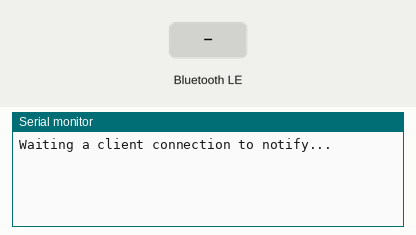
Simulated run of this sketch. Board: ESP32. Shown: the last lines printed to the serial monitor. The inputs (shaded band) are chosen by the test bench. Nothing arrives over Bluetooth unless stated; a phone connects over Bluetooth LE 3 s after start.

Above: at 1.2 s.
1.3 s: Bluetooth LE write "AADD" received
At 2.3 s:
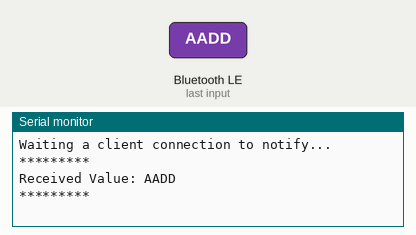
2.8 s: Bluetooth LE write "1" received
At 3.5 s:
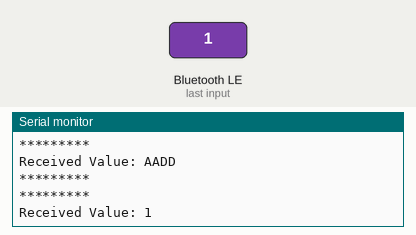

The sketch:

bluetooth_esp.ino
```cpp
/*
    Video: https://www.youtube.com/watch?v=oCMOYS71NIU
    Based on Neil Kolban example for IDF: https://github.com/nkolban/esp32-snippets/blob/master/cpp_utils/tests/BLE%20Tests/SampleNotify.cpp
    Ported to Arduino ESP32 by Evandro Copercini

   Create a BLE server that, once we receive a connection, will send periodic notifications.
   The service advertises itself as: 6E400001-B5A3-F393-E0A9-E50E24DCCA9E
   Has a characteristic of: 6E400002-B5A3-F393-E0A9-E50E24DCCA9E - used for receiving data with "WRITE"
   Has a characteristic of: 6E400003-B5A3-F393-E0A9-E50E24DCCA9E - used to send data with  "NOTIFY"

   The design of creating the BLE server is:
   1. Create a BLE Server
   2. Create a BLE Service
   3. Create a BLE Characteristic on the Service
   4. Create a BLE Descriptor on the characteristic
   5. Start the service.
   6. Start advertising.

   In this example rxValue is the data received (only accessible inside that function).
  And txValue is the data to be sent, in this example just a byte incremented every second.
*/

#include <BLEDevice.h>
#include <BLEServer.h>
#include <BLEUtils.h>
#include <BLE2902.h>

BLEServer *pServer = NULL;
BLECharacteristic * pTxCharacteristic;
bool deviceConnected = false;
bool oldDeviceConnected = false;
String txValue="Lock";
// See the following for generating UUIDs:
// https://www.uuidgenerator.net/
#define SERVICE_UUID           "6E400001-B5A3-F393-E0A9-E50E24DCCA9E" // UART service UUID
#define CHARACTERISTIC_UUID_RX "6E400002-B5A3-F393-E0A9-E50E24DCCA9E"
#define CHARACTERISTIC_UUID_TX "6E400003-B5A3-F393-E0A9-E50E24DCCA9E"
class MyServerCallbacks: public BLEServerCallbacks
{
    void onConnect(BLEServer* pServer)
    {
      deviceConnected = true;
    };
   void onDisconnect(BLEServer* pServer)
   {
      deviceConnected = false;
   }
};
class MyCallbacks: public BLECharacteristicCallbacks
{
    void onWrite(BLECharacteristic *pCharacteristic)
    {
      std::string rxValue = pCharacteristic->getValue();
      std::string sub;
      if (rxValue.length() > 0)
      {
        Serial.println("*********");
        Serial.print("Received Value: ");
        for (int i = 0; i < rxValue.length(); i++)
        {
          Serial.print(rxValue[i]);
        }
        sub = rxValue.substr(0,4);
        if(sub == "AADD")
        {
          if((rxValue[rxValue.length()-2]=='1') && (rxValue[rxValue.length()-3] == '0'))
          {
            txValue = "Lock";
          }
          else if((rxValue[rxValue.length()-2]=='0') && (rxValue[rxValue.length()-3] == '0'))
          {
            txValue = "UnLock";

          }
          Serial.println();
          Serial.println("*********");
        }
     }
    }
};
void setup()
{
 Serial.begin(115200);
 // Create the BLE Device
 BLEDevice::init("UART Service");
// Create the BLE Server
 pServer = BLEDevice::createServer();
 pServer->setCallbacks(new MyServerCallbacks());
 // Create the BLE Service
 BLEService *pService = pServer->createService(SERVICE_UUID);
 // Create a BLE Characteristic
 pTxCharacteristic = pService->createCharacteristic( CHARACTERISTIC_UUID_TX,BLECharacteristic::PROPERTY_NOTIFY);
 pTxCharacteristic->addDescriptor(new BLE2902());
 BLECharacteristic * pRxCharacteristic = pService->createCharacteristic(CHARACTERISTIC_UUID_RX,BLECharacteristic::PROPERTY_WRITE);
 pRxCharacteristic->setCallbacks(new MyCallbacks());
 // Start the service
 pService->start();
// Start advertising
 pServer->getAdvertising()->start();
 Serial.println("Waiting a client connection to notify...");
}
void loop()
{
   if (deviceConnected)
   {
      pTxCharacteristic->setValue(txValue.c_str());
      pTxCharacteristic->notify();
   //   delay(10);
   }
   if(!deviceConnected && oldDeviceConnected)
   {
//       delay(500); // give the bluetooth stack the chance to get things ready
       pServer->startAdvertising(); // restart advertising
       Serial.println("start advertising");
       oldDeviceConnected = deviceConnected;
    }
   // connecting
    if (deviceConnected && !oldDeviceConnected)
   {
    // do stuff here on connecting
    oldDeviceConnected = deviceConnected;

   }

}
```

Measured:
- after the input at 1.3 s, the serial monitor: prints a new line after 0.05 s (image 1)
- after the input at 2.8 s, the serial monitor: prints a new line after 0.05 s (image 2)
